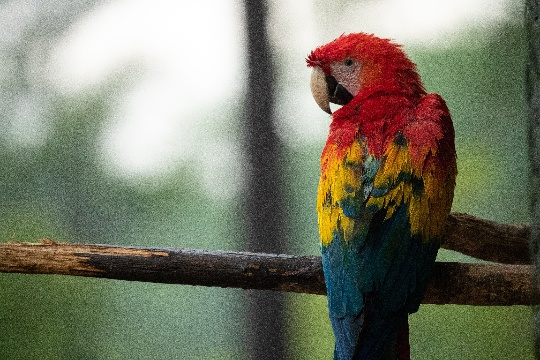
#> input picture Lab01/img/parrot.jpg, 540 x 360 px, given in place of lab08_challenge.mp4, which was not available
$ jupyter execute --allow-errors Lab08.ipynb   (shell and % lines are left out)   (text cells are left out)
#> lines starting #> are read from the running program, lines starting #| are printed output that depends on the picture; pictures that were not available may be replaced by others from this repository, and a replacement may not be noted
### Lab08/meanshift.py
import numpy as np


def calc_euclidean_distance(p1, p2):
    return np.sqrt(np.sum((p1 - p2) ** 2))


def calc_weight(x, kernel='flat'):
    if x <= 1:
        if kernel.lower() == 'flat':
            return 1
        elif kernel.lower() == 'gaussian':
            return np.exp(-1 * (x ** 2))
        else:
            raise Exception("'%s' is invalid kernel" % kernel)
    else:
        return 0

def mean_shift(X, bandwidth, n_iteration=20, epsilon=0.001):
    history = {}
    for i in range(len(X)):
        history[i] = []
    centroids = np.zeros_like(X)

    for i in range(len(X)):
        centroid = X[i].copy()  # 초기 중심점(t_0) 설정 -> 각 datapoint를 초기 중심점으로 할당
        prev = centroid.copy()
        history[i].append(centroid.copy())

        t = 0
        while True:
            if t > n_iteration:
                break

            numerator = 0
            denominator = 0
            for sample in X:
                distance = calc_euclidean_distance(centroid, sample)
                weight = calc_weight(distance/bandwidth, 'flat')
                numerator += ((sample - centroid) * weight)
                denominator += weight

            if denominator == 0:
                shift = 0
            else:
                shift = numerator / denominator
            centroid += shift

            if calc_euclidean_distance(centroid, prev) < epsilon:
                break

            prev = centroid.copy()
            t += 1

            history[i].append(centroid.copy())

        centroids[i] = centroid.copy()

    return centroids, history

### Lab08/Lab08.ipynb
[cell 1]
from google.colab import drive
drive.mount('/content/drive')

[cell 2]
import cv2
from google.colab.patches import cv2_imshow
import numpy as np
import os
os.chdir('/content/drive/MyDrive/PR202010770/Lab08')

[cell 3]
import sample_data
from meanshift import mean_shift
import matplotlib.pyplot as plt

[cell 4]
X = sample_data.sample2

# 데이터 확인
print(X.shape)
print(X)

# 좌표에 그리기
plt.figure(figsize=(7, 7))
plt.scatter(X[:, 0], X[:, 1], color='b', s=50, zorder=2)
plt.grid()
plt.show()
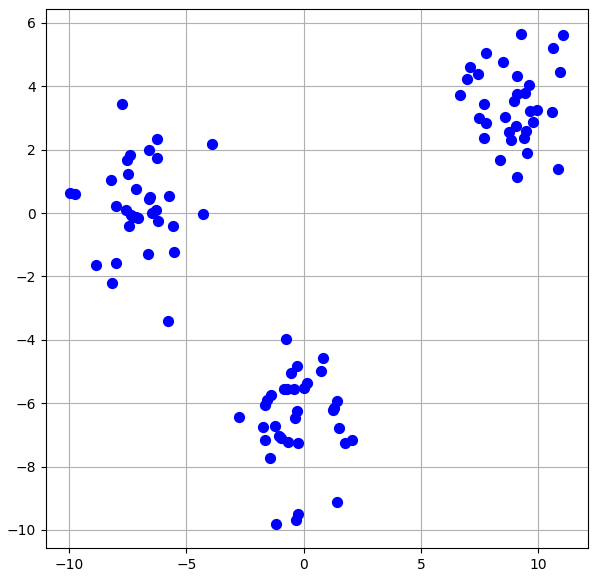
#> figure drawn by matplotlib, 1 panel

[cell 5]
# meanshift 수행
bandwidth = 4
centroids, history = mean_shift(X, bandwidth)

[cell 6]
hist = history
n_iter =max([len(arr) for arr in hist.values()])
for i in range(len(X)):
    n = len(hist[i])

    for j in range(n_iter):
        if j < n:
            hist[i][j] = (round(hist[i][j][0], 2), round(hist[i][j][1], 2))
        else:
            hist[i].append(hist[i][-1])

for i in range(n_iter):
    plt.figure(figsize=(7, 7))

    for j in range(len(X)):
        plt.scatter(X[:,0], X[:,1], color='b', marker='o',  s=30, zorder=1)
        plt.scatter(hist[j][i][0], hist[j][i][1], color='r', marker='x',  s=15, zorder=2)
    plt.title('iteration %d'%i)
    plt.grid()
    plt.show()
#> this loop made 4 passes
#> pass 1, `plt.show()`:
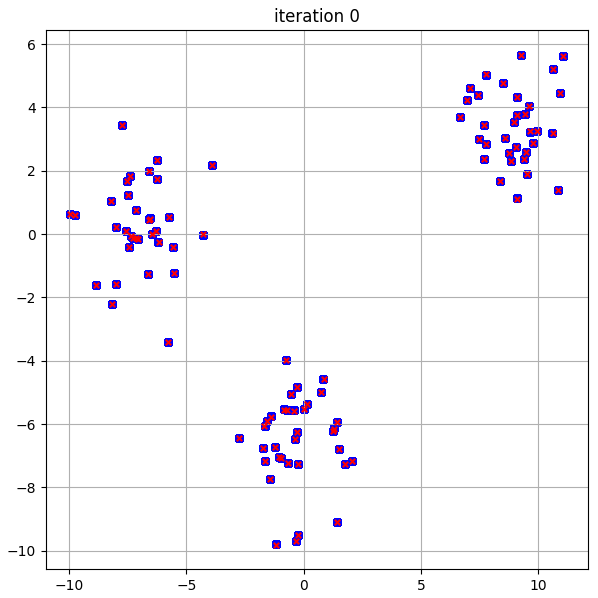
#> figure drawn by matplotlib, 1 panel

[cell 7]
# 비디오 입력 받기
cap = cv2.VideoCapture('image/lab08_challenge.mp4')
ret, frame = cap.read()
#> frame is the input picture: shape (360, 540, 3); mean B, G, R 104.3, 121.8, 120.5

[cell 8]
# 추적 하고자 하는 위치 지정함 (x, y, w, h)
out_frame = frame.copy()
p, q, r, s = 400,100, 810, 180
track_window = (r, p, s, q)

# 타겟 영역 정하기
r_o_i = out_frame[p:p + q, r:r + s]
#> r_o_i = empty array

# HSV에서 히스토그램 역투영
#> (the rest of this cell did not finish here and is left out)

[cell 9]
from sklearn.cluster import MeanShift, estimate_bandwidth

img = cv2.imread('image/lab08_fruit.jpg')
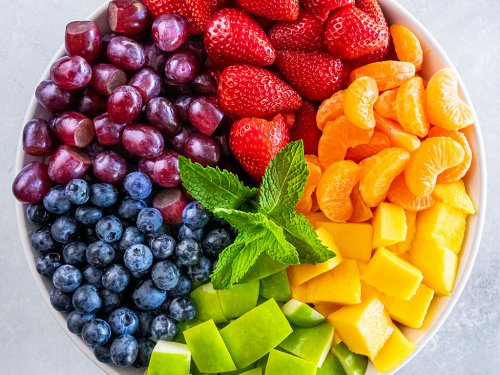
#> input picture Lab08/image/lab08_fruit.jpg, 500 x 375 px
#> img is the input picture: shape (375, 500, 3); mean B, G, R 86.1, 125.8, 164.4

# 블러링을 통한 노이즈 제거
img = cv2.GaussianBlur(img, (5, 5), 0.3)

# flatten the image
flat_image = img.reshape((-1,3))
flat_image = np.float32(flat_image)

# Mean shift
bandwidth = estimate_bandwidth(flat_image, quantile=.06, n_samples=3000)
#> bandwidth = 46.46
ms = MeanShift(bandwidth=bandwidth, max_iter=800, bin_seeding=True)
ms.fit(flat_image)
labeled=ms.labels_

# Mean shift를 통해 Clustering 된 중심의 수
segments = np.unique(labeled)
#> segments = [0, 1, 2, 3, 4, 5, 6, 7]
print('Number of segments: ', segments.shape[0])
#| Number of segments:  8

# 각 Cluster의 중심 색상 저장
total = np.zeros((segments.shape[0], 3), dtype=float)
count = np.zeros(total.shape, dtype=float)
for i, label in enumerate(labeled):
    total[label] = total[label] + flat_image[i]
    count[label] += 1
#> after the loop, count = [[46012, 46012, 46012], [32191, 32191, 32191], [20885, 20885, 20885], [26164, 26164, 26164], [13563, 13563, 13563], [22791, 22791, 22791], [10998, 10998, 10998], [14896, 14896, 14896]]; total = [[10122137, 9727597, 9723840], [484816, 5309024, 7924649], [372628, 251038, 631938], [680461, 547203, 4347643], [193350, 2558311, 2132995], [2355549, 1705504, 1839041], [78288, 1287386, 924568], [1850553, 2206461, 3295869]]
avg = total/count
#> avg = [[220, 211.4, 211.3], [15.06, 164.9, 246.2], [17.84, 12.02, 30.26], [26.01, 20.91, 166.2], [14.26, 188.6, 157.3], [103.4, 74.83, 80.69], [7.12, 117.1, 84.07], [124.2, 148.1, 221.3]]
avg = np.uint8(avg)
#> avg = [[219, 211, 211], [15, 164, 246], [17, 12, 30], [26, 20, 166], [14, 188, 157], [103, 74, 80], [7, 117, 84], [124, 148, 221]]

# 중심 색상으로 변경
res = avg[labeled]
result = res.reshape((img.shape))
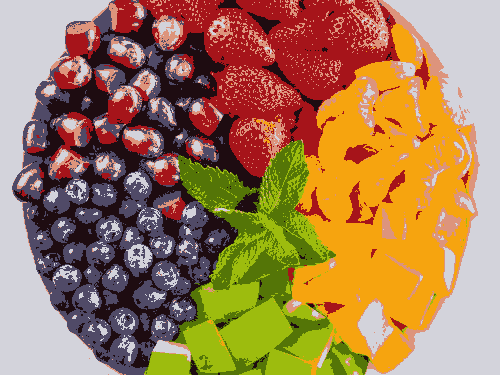
#> result: shape (375, 500, 3); mean B, G, R 85.6, 125.3, 164.1

# show the result
cv2_imshow(result)
